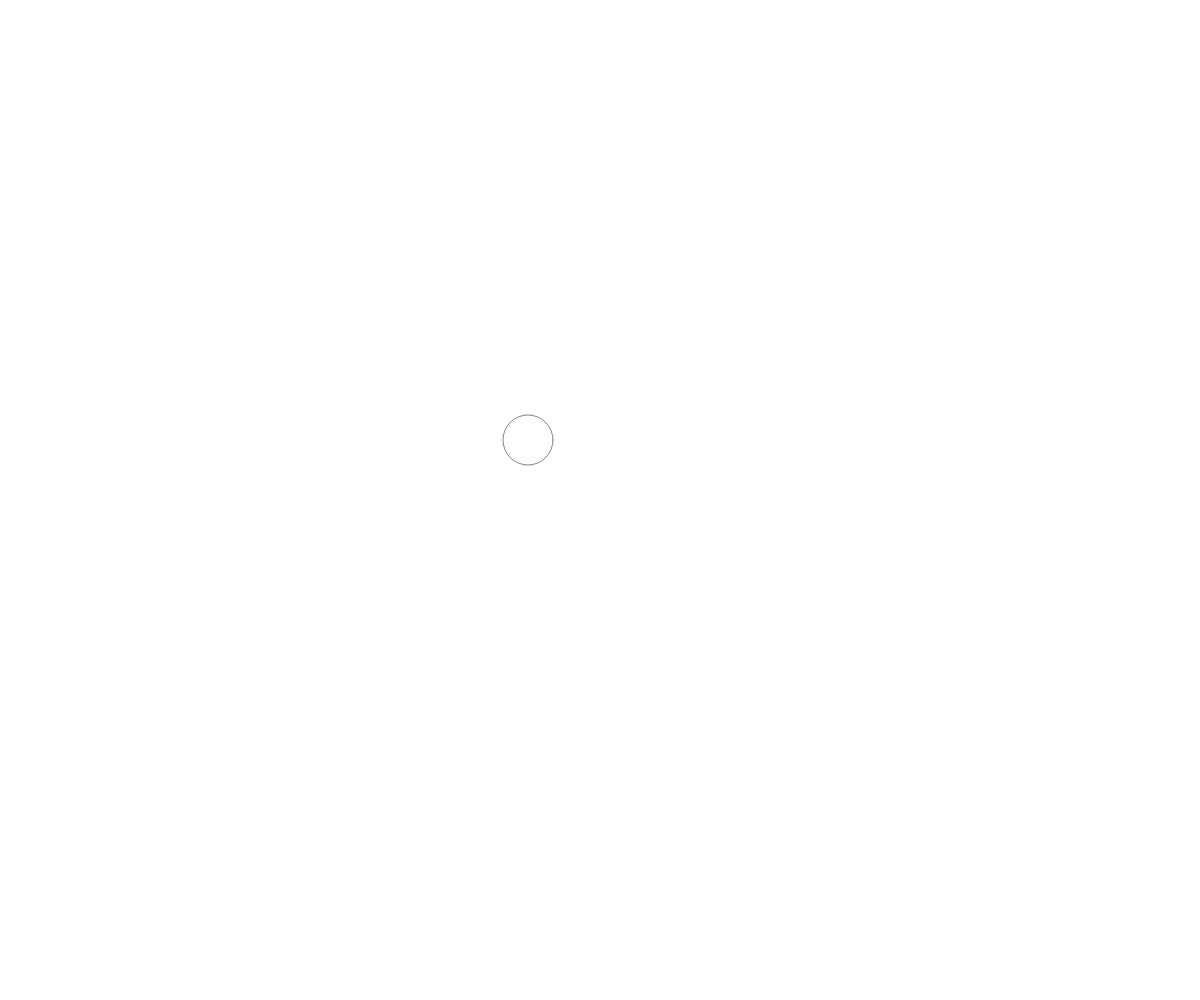
Frame 1 (no input)
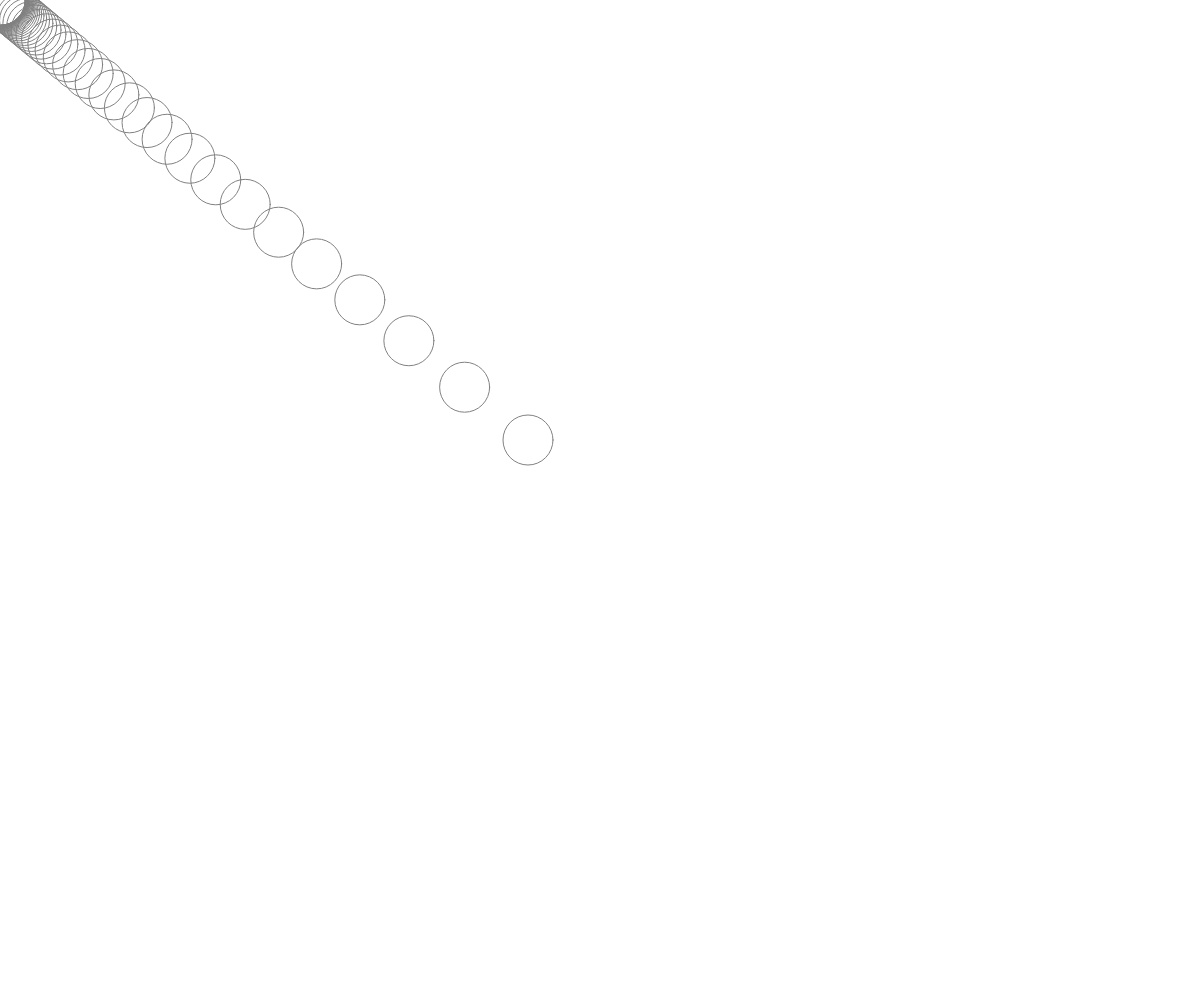
Frame 60 (no input)
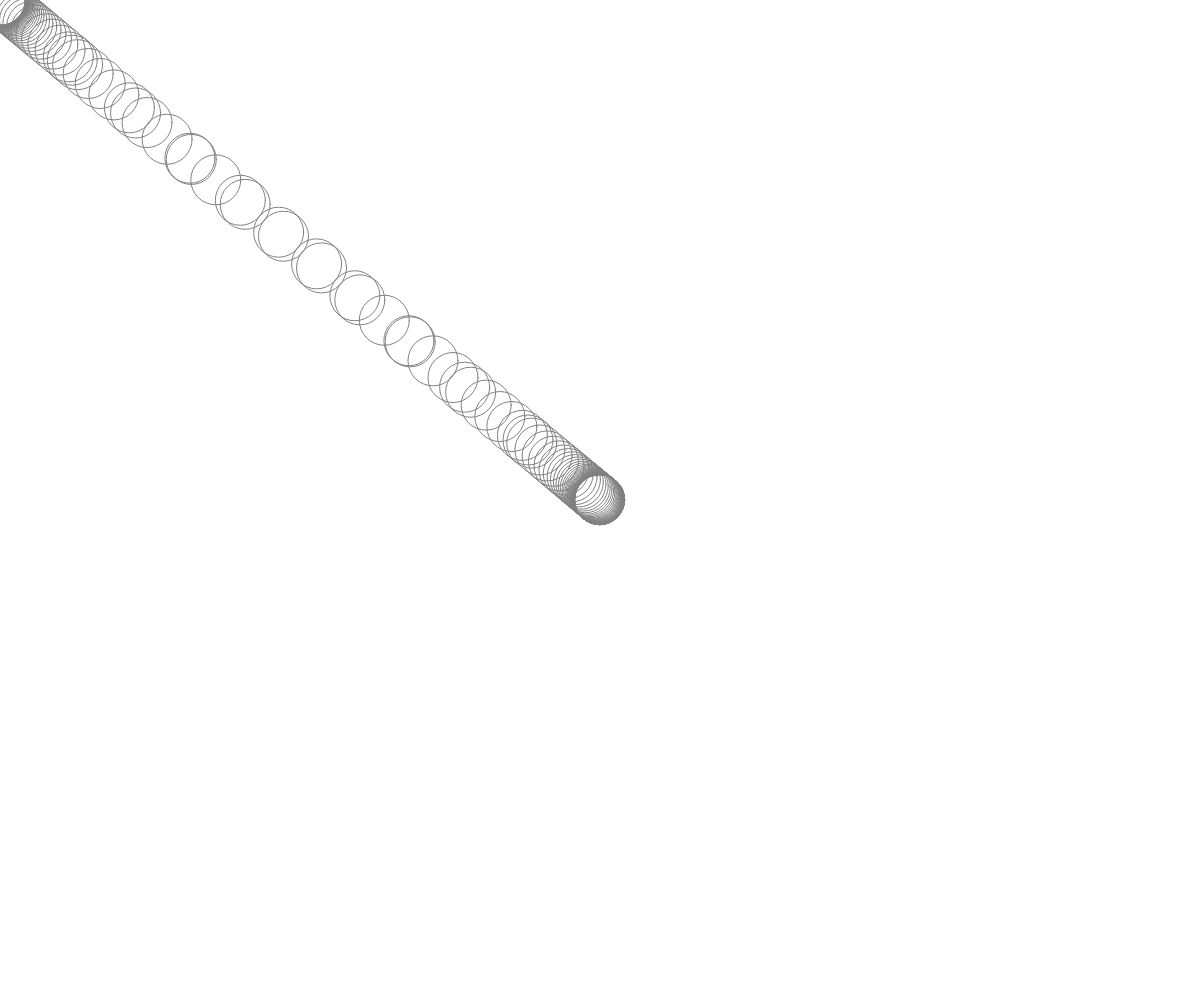
Frame 120 (the mouse pressed at the canvas centre since frame 60)

The p5.js sketch that drew these frames (run headless with seeded random() and noise() and a simulated clock; from frame 60 on, the mouse is pressed at the canvas centre):

// p5.js sketch
// ── sketch.js
// Mousewheel,Map,lerp
//Ian Herperger
//sept,25,2024

let x, y; //pos of circle
let w = 50; // width of circle


function setup() {
  createCanvas(windowWidth, windowHeight);
  rectMode(CENTER);
  x= width/2;   y = height/2;

  let r = map(x,0,width,0,255);
  let g = map(y,0,height,0,255);
  let b = map(x,0,width,255,0);
  stroke(r,g,b);
  noFill();
}

function draw() {
  //movment
  x= lerp(x,mouseX,0.12); y = lerp(y,mouseY,0.12);
  circle(x,y,w);
}
function mouseWheel(event){
  print(event.delta);
  if(event.delta > 0){
    w -= 10;
    if(w < 10) w = 10;
  }
  else w += 10;
}
